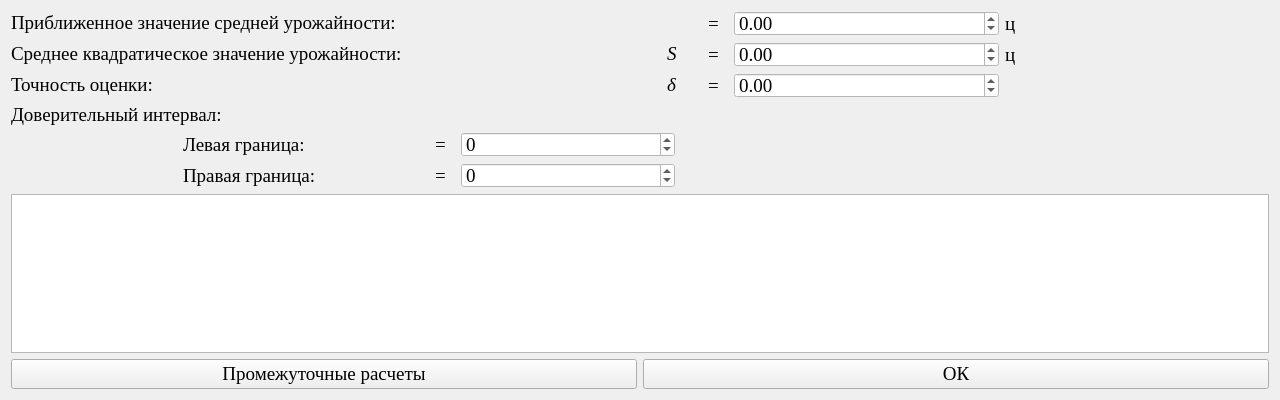
<?xml version="1.0" encoding="UTF-8"?>
<ui version="4.0">
 <class>Form</class>
 <widget class="QWidget" name="Form">
  <property name="geometry">
   <rect>
    <x>0</x>
    <y>0</y>
    <width>1280</width>
    <height>400</height>
   </rect>
  </property>
  <property name="minimumSize">
   <size>
    <width>1280</width>
    <height>400</height>
   </size>
  </property>
  <property name="maximumSize">
   <size>
    <width>16777215</width>
    <height>16777215</height>
   </size>
  </property>
  <property name="windowTitle">
   <string>Оценка параметров распределения урожайности и сахарной свеклы по данным выбора</string>
  </property>
  <property name="styleSheet">
   <string notr="true"/>
  </property>
  <layout class="QGridLayout" name="gridLayout_4">
   <item row="0" column="0" colspan="2">
    <layout class="QGridLayout" name="gridLayout">
     <item row="0" column="0">
      <layout class="QGridLayout" name="gridLayout_17">
       <item row="0" column="2">
        <widget class="QLabel" name="label_34">
         <property name="minimumSize">
          <size>
           <width>20</width>
           <height>0</height>
          </size>
         </property>
         <property name="maximumSize">
          <size>
           <width>20</width>
           <height>16777215</height>
          </size>
         </property>
         <property name="font">
          <font>
           <family>Times New Roman</family>
           <pointsize>14</pointsize>
          </font>
         </property>
         <property name="text">
          <string>=</string>
         </property>
        </widget>
       </item>
       <item row="0" column="3">
        <widget class="QDoubleSpinBox" name="doubleSpinBox_9">
         <property name="enabled">
          <bool>false</bool>
         </property>
         <property name="minimumSize">
          <size>
           <width>214</width>
           <height>25</height>
          </size>
         </property>
         <property name="maximumSize">
          <size>
           <width>16777215</width>
           <height>220</height>
          </size>
         </property>
         <property name="font">
          <font>
           <family>Times New Roman</family>
           <pointsize>14</pointsize>
          </font>
         </property>
         <property name="styleSheet">
          <string notr="true">color: black; background-color: white;</string>
         </property>
         <property name="decimals">
          <number>2</number>
         </property>
         <property name="minimum">
          <double>-999999999.000000000000000</double>
         </property>
         <property name="maximum">
          <double>999999999.000000000000000</double>
         </property>
         <property name="singleStep">
          <double>0.001000000000000</double>
         </property>
         <property name="value">
          <double>0.000000000000000</double>
         </property>
        </widget>
       </item>
       <item row="0" column="0">
        <widget class="QLabel" name="label_36">
         <property name="minimumSize">
          <size>
           <width>650</width>
           <height>0</height>
          </size>
         </property>
         <property name="maximumSize">
          <size>
           <width>16777215</width>
           <height>16777215</height>
          </size>
         </property>
         <property name="font">
          <font>
           <family>Times New Roman</family>
           <pointsize>14</pointsize>
          </font>
         </property>
         <property name="text">
          <string>&lt;html&gt;&lt;head/&gt;&lt;body&gt;&lt;p&gt;Приближенное значение средней урожайности:&lt;/p&gt;&lt;/body&gt;&lt;/html&gt;</string>
         </property>
        </widget>
       </item>
       <item row="0" column="4">
        <widget class="QLabel" name="label_35">
         <property name="minimumSize">
          <size>
           <width>60</width>
           <height>0</height>
          </size>
         </property>
         <property name="maximumSize">
          <size>
           <width>16777215</width>
           <height>16777215</height>
          </size>
         </property>
         <property name="font">
          <font>
           <family>Times New Roman</family>
           <pointsize>14</pointsize>
          </font>
         </property>
         <property name="text">
          <string>ц</string>
         </property>
        </widget>
       </item>
       <item row="0" column="1">
        <widget class="QLabel" name="label_37">
         <property name="minimumSize">
          <size>
           <width>35</width>
           <height>0</height>
          </size>
         </property>
         <property name="maximumSize">
          <size>
           <width>35</width>
           <height>16777215</height>
          </size>
         </property>
         <property name="font">
          <font>
           <family>Times New Roman</family>
           <pointsize>14</pointsize>
           <italic>true</italic>
          </font>
         </property>
         <property name="text">
          <string>&lt;html&gt;&lt;head/&gt;&lt;body&gt;&lt;p&gt;&lt;img src=&quot;:/newPrefix/clip_image003.png&quot;/&gt;&lt;/p&gt;&lt;/body&gt;&lt;/html&gt;</string>
         </property>
        </widget>
       </item>
      </layout>
     </item>
     <item row="1" column="0">
      <layout class="QGridLayout" name="gridLayout_18">
       <item row="0" column="2">
        <widget class="QLabel" name="label_38">
         <property name="minimumSize">
          <size>
           <width>20</width>
           <height>0</height>
          </size>
         </property>
         <property name="maximumSize">
          <size>
           <width>20</width>
           <height>16777215</height>
          </size>
         </property>
         <property name="font">
          <font>
           <family>Times New Roman</family>
           <pointsize>14</pointsize>
          </font>
         </property>
         <property name="text">
          <string>=</string>
         </property>
        </widget>
       </item>
       <item row="0" column="3">
        <widget class="QDoubleSpinBox" name="doubleSpinBox_10">
         <property name="enabled">
          <bool>false</bool>
         </property>
         <property name="minimumSize">
          <size>
           <width>214</width>
           <height>25</height>
          </size>
         </property>
         <property name="maximumSize">
          <size>
           <width>16777215</width>
           <height>220</height>
          </size>
         </property>
         <property name="font">
          <font>
           <family>Times New Roman</family>
           <pointsize>14</pointsize>
          </font>
         </property>
         <property name="styleSheet">
          <string notr="true">color: black; background-color: white;</string>
         </property>
         <property name="decimals">
          <number>2</number>
         </property>
         <property name="minimum">
          <double>-999999999.000000000000000</double>
         </property>
         <property name="maximum">
          <double>999999999.000000000000000</double>
         </property>
         <property name="singleStep">
          <double>0.001000000000000</double>
         </property>
         <property name="value">
          <double>0.000000000000000</double>
         </property>
        </widget>
       </item>
       <item row="0" column="0">
        <widget class="QLabel" name="label_39">
         <property name="minimumSize">
          <size>
           <width>650</width>
           <height>0</height>
          </size>
         </property>
         <property name="maximumSize">
          <size>
           <width>16777215</width>
           <height>16777215</height>
          </size>
         </property>
         <property name="font">
          <font>
           <family>Times New Roman</family>
           <pointsize>14</pointsize>
          </font>
         </property>
         <property name="text">
          <string>&lt;html&gt;&lt;head/&gt;&lt;body&gt;&lt;p&gt;Среднее квадратическое значение урожайности:&lt;/p&gt;&lt;/body&gt;&lt;/html&gt;</string>
         </property>
        </widget>
       </item>
       <item row="0" column="4">
        <widget class="QLabel" name="label_40">
         <property name="minimumSize">
          <size>
           <width>60</width>
           <height>0</height>
          </size>
         </property>
         <property name="maximumSize">
          <size>
           <width>16777215</width>
           <height>16777215</height>
          </size>
         </property>
         <property name="font">
          <font>
           <family>Times New Roman</family>
           <pointsize>14</pointsize>
          </font>
         </property>
         <property name="text">
          <string>ц</string>
         </property>
        </widget>
       </item>
       <item row="0" column="1">
        <widget class="QLabel" name="label_41">
         <property name="minimumSize">
          <size>
           <width>35</width>
           <height>0</height>
          </size>
         </property>
         <property name="maximumSize">
          <size>
           <width>35</width>
           <height>16777215</height>
          </size>
         </property>
         <property name="font">
          <font>
           <family>Times New Roman</family>
           <pointsize>14</pointsize>
           <italic>true</italic>
          </font>
         </property>
         <property name="text">
          <string>&lt;html&gt;&lt;head/&gt;&lt;body&gt;&lt;p&gt;S&lt;/p&gt;&lt;/body&gt;&lt;/html&gt;</string>
         </property>
        </widget>
       </item>
      </layout>
     </item>
     <item row="2" column="0">
      <layout class="QGridLayout" name="gridLayout_19">
       <item row="0" column="2">
        <widget class="QLabel" name="label_42">
         <property name="minimumSize">
          <size>
           <width>20</width>
           <height>0</height>
          </size>
         </property>
         <property name="maximumSize">
          <size>
           <width>20</width>
           <height>16777215</height>
          </size>
         </property>
         <property name="font">
          <font>
           <family>Times New Roman</family>
           <pointsize>14</pointsize>
          </font>
         </property>
         <property name="text">
          <string>=</string>
         </property>
        </widget>
       </item>
       <item row="0" column="3">
        <widget class="QDoubleSpinBox" name="doubleSpinBox_11">
         <property name="enabled">
          <bool>false</bool>
         </property>
         <property name="minimumSize">
          <size>
           <width>214</width>
           <height>25</height>
          </size>
         </property>
         <property name="maximumSize">
          <size>
           <width>16777215</width>
           <height>220</height>
          </size>
         </property>
         <property name="font">
          <font>
           <family>Times New Roman</family>
           <pointsize>14</pointsize>
          </font>
         </property>
         <property name="styleSheet">
          <string notr="true">color: black; background-color: white;</string>
         </property>
         <property name="decimals">
          <number>2</number>
         </property>
         <property name="minimum">
          <double>-999999999.000000000000000</double>
         </property>
         <property name="maximum">
          <double>999999999.000000000000000</double>
         </property>
         <property name="singleStep">
          <double>0.001000000000000</double>
         </property>
         <property name="value">
          <double>0.000000000000000</double>
         </property>
        </widget>
       </item>
       <item row="0" column="0">
        <widget class="QLabel" name="label_43">
         <property name="minimumSize">
          <size>
           <width>650</width>
           <height>0</height>
          </size>
         </property>
         <property name="maximumSize">
          <size>
           <width>16777215</width>
           <height>16777215</height>
          </size>
         </property>
         <property name="font">
          <font>
           <family>Times New Roman</family>
           <pointsize>14</pointsize>
          </font>
         </property>
         <property name="text">
          <string>&lt;html&gt;&lt;head/&gt;&lt;body&gt;&lt;p&gt;Точность оценки:&lt;/p&gt;&lt;/body&gt;&lt;/html&gt;</string>
         </property>
        </widget>
       </item>
       <item row="0" column="4">
        <widget class="QLabel" name="label_44">
         <property name="minimumSize">
          <size>
           <width>60</width>
           <height>0</height>
          </size>
         </property>
         <property name="maximumSize">
          <size>
           <width>16777215</width>
           <height>16777215</height>
          </size>
         </property>
         <property name="font">
          <font>
           <family>Times New Roman</family>
           <pointsize>14</pointsize>
          </font>
         </property>
         <property name="text">
          <string/>
         </property>
        </widget>
       </item>
       <item row="0" column="1">
        <widget class="QLabel" name="label_45">
         <property name="minimumSize">
          <size>
           <width>35</width>
           <height>0</height>
          </size>
         </property>
         <property name="maximumSize">
          <size>
           <width>35</width>
           <height>16777215</height>
          </size>
         </property>
         <property name="font">
          <font>
           <family>Times New Roman</family>
           <pointsize>14</pointsize>
           <italic>true</italic>
          </font>
         </property>
         <property name="text">
          <string>&lt;html&gt;&lt;head/&gt;&lt;body&gt;&lt;p&gt;&lt;span style=&quot; font-family:'Times New Roman','serif';&quot;&gt;δ&lt;/span&gt;&lt;/p&gt;&lt;/body&gt;&lt;/html&gt;</string>
         </property>
        </widget>
       </item>
      </layout>
     </item>
    </layout>
   </item>
   <item row="1" column="0" colspan="2">
    <layout class="QGridLayout" name="gridLayout_3" columnstretch="2,1">
     <item row="0" column="0">
      <layout class="QGridLayout" name="gridLayout_2">
       <item row="0" column="0">
        <widget class="QLabel" name="label_8">
         <property name="font">
          <font>
           <family>Times New Roman</family>
           <pointsize>14</pointsize>
          </font>
         </property>
         <property name="text">
          <string>Доверительный интервал:</string>
         </property>
        </widget>
       </item>
       <item row="1" column="0">
        <layout class="QGridLayout" name="gridLayout_9" columnstretch="1,0,1">
         <item row="0" column="0">
          <widget class="QLabel" name="label_10">
           <property name="text">
            <string/>
           </property>
          </widget>
         </item>
         <item row="0" column="1">
          <layout class="QGridLayout" name="gridLayout_10">
           <item row="0" column="1">
            <widget class="QLabel" name="label_11">
             <property name="minimumSize">
              <size>
               <width>80</width>
               <height>0</height>
              </size>
             </property>
             <property name="maximumSize">
              <size>
               <width>80</width>
               <height>16777215</height>
              </size>
             </property>
             <property name="font">
              <font>
               <family>Times New Roman</family>
               <pointsize>14</pointsize>
              </font>
             </property>
             <property name="text">
              <string>&lt;html&gt;&lt;head/&gt;&lt;body&gt;&lt;p&gt;&lt;img src=&quot;:/newPrefix/clip_image004.png&quot;/&gt;&lt;/p&gt;&lt;/body&gt;&lt;/html&gt;</string>
             </property>
            </widget>
           </item>
           <item row="0" column="0">
            <widget class="QLabel" name="label_9">
             <property name="minimumSize">
              <size>
               <width>160</width>
               <height>0</height>
              </size>
             </property>
             <property name="font">
              <font>
               <family>Times New Roman</family>
               <pointsize>14</pointsize>
              </font>
             </property>
             <property name="text">
              <string>Левая граница:</string>
             </property>
            </widget>
           </item>
           <item row="0" column="2">
            <widget class="QLabel" name="label_12">
             <property name="minimumSize">
              <size>
               <width>20</width>
               <height>0</height>
              </size>
             </property>
             <property name="maximumSize">
              <size>
               <width>20</width>
               <height>16777215</height>
              </size>
             </property>
             <property name="font">
              <font>
               <family>Times New Roman</family>
               <pointsize>14</pointsize>
              </font>
             </property>
             <property name="text">
              <string>=</string>
             </property>
            </widget>
           </item>
           <item row="0" column="3">
            <widget class="QDoubleSpinBox" name="doubleSpinBox_2">
             <property name="enabled">
              <bool>false</bool>
             </property>
             <property name="minimumSize">
              <size>
               <width>214</width>
               <height>25</height>
              </size>
             </property>
             <property name="maximumSize">
              <size>
               <width>16777215</width>
               <height>220</height>
              </size>
             </property>
             <property name="font">
              <font>
               <family>Times New Roman</family>
               <pointsize>14</pointsize>
              </font>
             </property>
             <property name="styleSheet">
              <string notr="true">color: black; background-color: white;</string>
             </property>
             <property name="decimals">
              <number>0</number>
             </property>
             <property name="minimum">
              <double>-999999999.000000000000000</double>
             </property>
             <property name="maximum">
              <double>999999999.000000000000000</double>
             </property>
             <property name="singleStep">
              <double>0.010000000000000</double>
             </property>
             <property name="value">
              <double>0.000000000000000</double>
             </property>
            </widget>
           </item>
          </layout>
         </item>
         <item row="0" column="2">
          <widget class="QLabel" name="label_14">
           <property name="text">
            <string/>
           </property>
          </widget>
         </item>
        </layout>
       </item>
       <item row="2" column="0">
        <layout class="QGridLayout" name="gridLayout_11" columnstretch="1,0,1">
         <item row="0" column="0">
          <widget class="QLabel" name="label_16">
           <property name="text">
            <string/>
           </property>
          </widget>
         </item>
         <item row="0" column="1">
          <layout class="QGridLayout" name="gridLayout_12">
           <item row="0" column="3">
            <widget class="QDoubleSpinBox" name="doubleSpinBox_3">
             <property name="enabled">
              <bool>false</bool>
             </property>
             <property name="minimumSize">
              <size>
               <width>214</width>
               <height>25</height>
              </size>
             </property>
             <property name="maximumSize">
              <size>
               <width>16777215</width>
               <height>220</height>
              </size>
             </property>
             <property name="font">
              <font>
               <family>Times New Roman</family>
               <pointsize>14</pointsize>
              </font>
             </property>
             <property name="styleSheet">
              <string notr="true">color: black; background-color: white;</string>
             </property>
             <property name="decimals">
              <number>0</number>
             </property>
             <property name="minimum">
              <double>-999999999.000000000000000</double>
             </property>
             <property name="maximum">
              <double>999999999.000000000000000</double>
             </property>
             <property name="singleStep">
              <double>0.010000000000000</double>
             </property>
             <property name="value">
              <double>0.000000000000000</double>
             </property>
            </widget>
           </item>
           <item row="0" column="1">
            <widget class="QLabel" name="label_17">
             <property name="minimumSize">
              <size>
               <width>80</width>
               <height>0</height>
              </size>
             </property>
             <property name="maximumSize">
              <size>
               <width>80</width>
               <height>16777215</height>
              </size>
             </property>
             <property name="font">
              <font>
               <family>Times New Roman</family>
               <pointsize>14</pointsize>
              </font>
             </property>
             <property name="text">
              <string>&lt;html&gt;&lt;head/&gt;&lt;body&gt;&lt;p&gt;&lt;img src=&quot;:/newPrefix/clip_image005.png&quot;/&gt;&lt;/p&gt;&lt;/body&gt;&lt;/html&gt;</string>
             </property>
            </widget>
           </item>
           <item row="0" column="2">
            <widget class="QLabel" name="label_18">
             <property name="minimumSize">
              <size>
               <width>20</width>
               <height>0</height>
              </size>
             </property>
             <property name="maximumSize">
              <size>
               <width>20</width>
               <height>16777215</height>
              </size>
             </property>
             <property name="font">
              <font>
               <family>Times New Roman</family>
               <pointsize>14</pointsize>
              </font>
             </property>
             <property name="text">
              <string>=</string>
             </property>
            </widget>
           </item>
           <item row="0" column="0">
            <widget class="QLabel" name="label_21">
             <property name="minimumSize">
              <size>
               <width>160</width>
               <height>0</height>
              </size>
             </property>
             <property name="font">
              <font>
               <family>Times New Roman</family>
               <pointsize>14</pointsize>
              </font>
             </property>
             <property name="text">
              <string>Правая граница:</string>
             </property>
            </widget>
           </item>
          </layout>
         </item>
         <item row="0" column="2">
          <widget class="QLabel" name="label_20">
           <property name="text">
            <string/>
           </property>
          </widget>
         </item>
        </layout>
       </item>
      </layout>
     </item>
     <item row="0" column="1">
      <widget class="QLabel" name="label_15">
       <property name="text">
        <string/>
       </property>
      </widget>
     </item>
    </layout>
   </item>
   <item row="2" column="0" colspan="2">
    <widget class="QTextEdit" name="textEdit">
     <property name="font">
      <font>
       <family>Times New Roman</family>
       <pointsize>14</pointsize>
      </font>
     </property>
    </widget>
   </item>
   <item row="3" column="0">
    <widget class="QPushButton" name="pushButton_2">
     <property name="font">
      <font>
       <family>Times New Roman</family>
       <pointsize>14</pointsize>
      </font>
     </property>
     <property name="styleSheet">
      <string notr="true"/>
     </property>
     <property name="text">
      <string>Промежуточные расчеты</string>
     </property>
    </widget>
   </item>
   <item row="3" column="1">
    <widget class="QPushButton" name="pushButton">
     <property name="font">
      <font>
       <family>Times New Roman</family>
       <pointsize>14</pointsize>
      </font>
     </property>
     <property name="styleSheet">
      <string notr="true"/>
     </property>
     <property name="text">
      <string>ОК</string>
     </property>
    </widget>
   </item>
  </layout>
 </widget>
 <resources>
  <include location="a.qrc"/>
 </resources>
 <connections/>
</ui>
